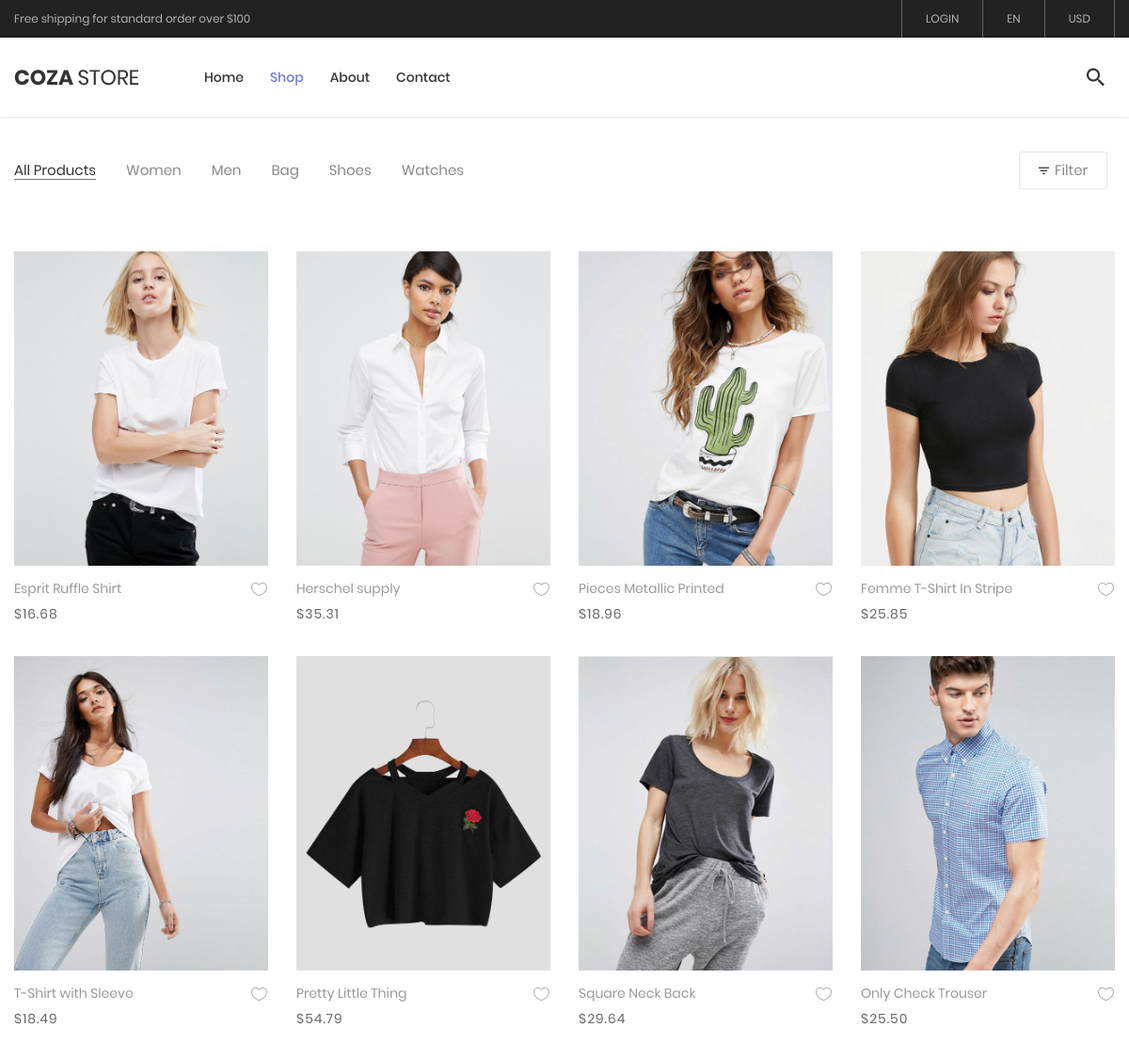
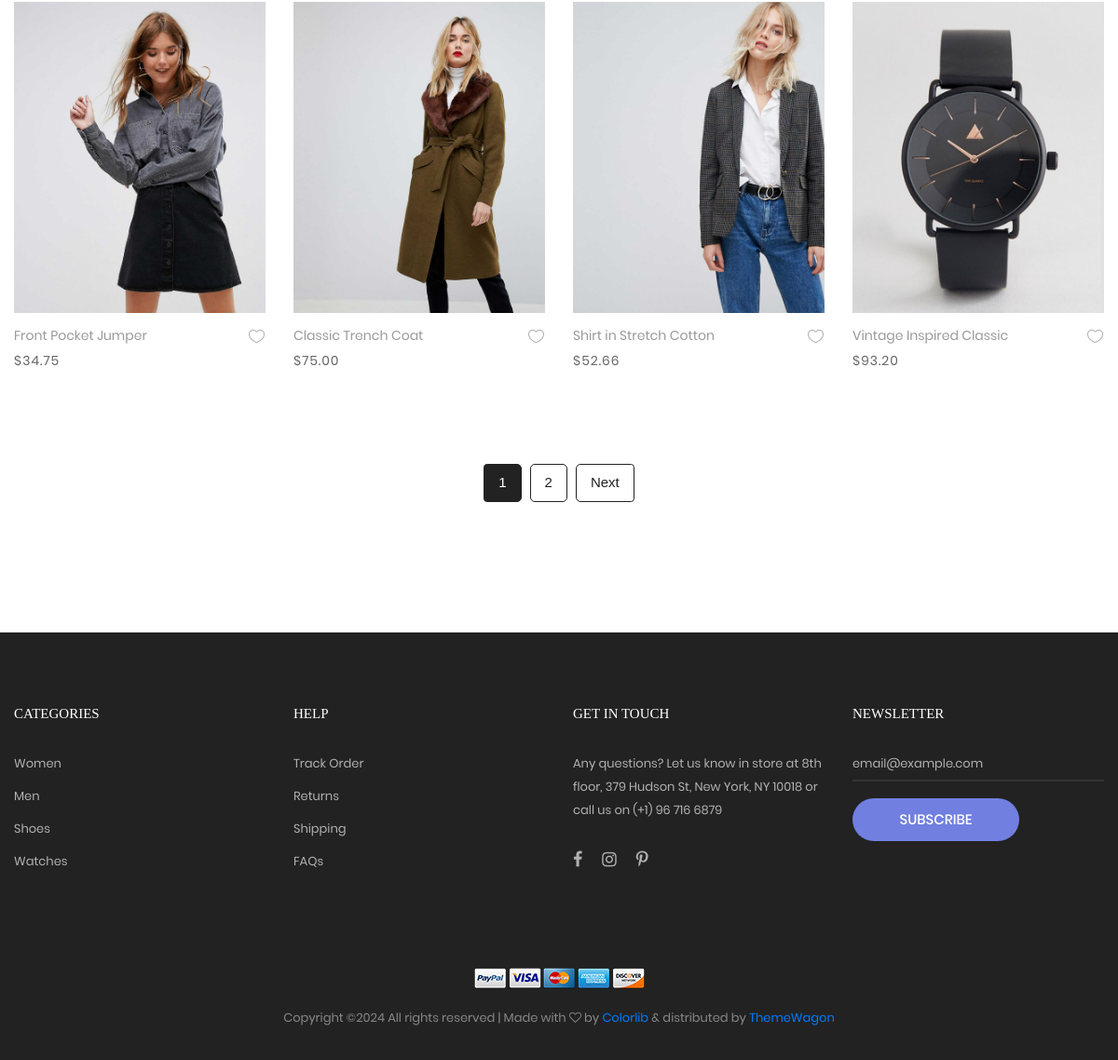
The app's page /shop/ with its own data (2 pictures, top to bottom).
### main/models.py (models this page shows, shortened)
class Image(models.Model):
    img = models.ImageField('Image', upload_to='media')

class Product(models.Model):
    product_name = models.CharField('Product Name', max_length=150)
    img = models.ManyToManyField('Image')
    description = models.TextField('Description', default='Aenean sit amet gravida nisi. Nam fermentum est felis, quis feugiat nunc fringilla sit amet. Ut in blandit ipsum. Quisque luctus dui at ante aliquet, in hendrerit lectus interdum. Morbi elementum sapien rhoncus pretium maximus. Nulla lectus enim, cursus et elementum sed, sodales vitae eros. Ut ex quam, porta consequat interdum in, faucibus eu velit. Quisque rhoncus ex ac libero varius molestie. Aenean tempor sit amet orci nec iaculis. Cras sit amet nulla libero. Curabitur dignissim, nunc nec laoreet consequat, purus nunc porta lacus, vel efficitur tellus augue in ipsum. Cras in arcu sed metus rutrum iaculis. Nulla non tempor erat. Duis in egestas nunc.')
    type = models.ForeignKey(ClothingType, on_delete=models.CASCADE, related_name='type_rn', null=True)
    color = models.ForeignKey('Color', on_delete=models.CASCADE, related_name='color_rn')
    size = models.ManyToManyField('Size')
    quantity = models.ManyToManyField('Quantity')
    price = models.DecimalField('Price', max_digits=5, decimal_places=2)
    weight = models.FloatField('Weight (kg)', default=0.8)
    dimensions = models.CharField('Dimensions (cm)', max_length=150, default='110 x 33 x 100')
    material = models.CharField('Material', max_length=150, default='60% cotton')
    code = models.PositiveSmallIntegerField('Code', default=get_last_product_code_default)
    owner_detector = models.ForeignKey(ClothingOwnerDetector, on_delete=models.CASCADE, related_name='owner_detector_rn')
    created_at = models.DateTimeField('Created At', auto_now_add=True)
    updated_at = models.DateTimeField('Updated At', auto_now=True)
    class Meta:
        verbose_name = 'Product'
        verbose_name_plural = 'Products'

### main/views.py (the view, shortened to what this page needs)
# urls.py: path('shop/', ShopListView.as_view(), name='shop'),
class ShopListView(ListView):
    model = Product
    template_name = 'main/product.html'
    context_object_name = 'products'
    paginate_by = 12
    def get_queryset(self):
        queryset = Product.objects.all()
        sort_by = self.request.GET.get('sort_by')
        price = self.request.GET.get('price')
        color = self.request.GET.get('color')
        type = self.request.GET.get('type')
        search_query = self.request.GET.get('search')
        if color:
            queryset = queryset.filter(color__color__icontains=color)
        if type:
            queryset = queryset.filter(type__type__icontains=type)
        queryset = queryset.annotate(avg_rating=Avg('review__rating'))
        return queryset
    def get_context_data(self, **kwargs):
        context = super().get_context_data(**kwargs)
        context['colors'] = Color.objects.all()
        context['nav'] = 'shop'
        if self.request.user.is_authenticated:
            liked_product_ids = LikedProduct.objects.filter(user=self.request.user).values_list('product_id', flat=True)
            context['liked_product_ids'] = list(liked_product_ids)
        else:
            context['liked_product_ids'] = []
        return context
    def get(self, request: HttpRequest, *args: Any, **kwargs: Any) -> HttpResponse:
        return super().get(request, *args, **kwargs)

### main/templates/main/product.html (shortened to what this page needs)
{%  extends 'extend/base2.html' %}
{% block 'content' %}
	{% load static %}
	<div class="bg0 m-t-23 p-b-140">
		<div class="container">
			<div class="flex-w flex-sb-m p-b-52">
				<div class="flex-w flex-l-m filter-tope-group m-tb-10">
					<button class="stext-106 cl6 hov1 bor3 trans-04 m-r-32 m-tb-5 how-active1" data-filter="*">
						All Products
					</button>
					<button class="stext-106 cl6 hov1 bor3 trans-04 m-r-32 m-tb-5" data-filter=".women">
						Women
					</button>
					<button class="stext-106 cl6 hov1 bor3 trans-04 m-r-32 m-tb-5" data-filter=".men">
						Men
					</button>
					<button class="stext-106 cl6 hov1 bor3 trans-04 m-r-32 m-tb-5" data-filter=".bag">
						Bag
					</button>
					<button class="stext-106 cl6 hov1 bor3 trans-04 m-r-32 m-tb-5" data-filter=".shoes">
						Shoes
					</button>
					<button class="stext-106 cl6 hov1 bor3 trans-04 m-r-32 m-tb-5" data-filter=".watches">
						Watches
					</button>
				</div>
				<div class="flex-w flex-c-m m-tb-10">
					<div class="flex-c-m stext-106 cl6 size-104 bor4 pointer hov-btn3 trans-04 m-r-8 m-tb-4 js-show-filter">
						<i class="icon-filter cl2 m-r-6 fs-15 trans-04 zmdi zmdi-filter-list"></i>
						 Filter
					</div>
				</div>
			</div>
			<div class="row isotope-grid">
				{% for product in products %}
				<div class="col-sm-6 col-md-4 col-lg-3 p-b-35 isotope-item {{ product.owner_detector.owner_detector }}">
					<div class="block2">
						<div class="block2-pic hov-img0">
							{% for img in product.img.all %}
								{% if forloop.first %}
									<img src="{{ img.img.url }}" alt="IMG-PRODUCT">
								{% endif %}
							{% endfor %}
						</div>
						<div class="block2-txt flex-w flex-t p-t-14">
							<div class="block2-txt-child1 flex-col-l ">
								<a href="{% url 'product_detail' product.id product.code %}" class="stext-104 cl4 hov-cl1 trans-04 js-name-b2 p-b-6">
									{{ product.product_name }}
								</a>
								<span class="stext-105 cl3">
									${{ product.price }}
								</span>
							</div>
							<div class="block2-txt-child2 flex-r p-t-3">
								<a href="#" class="btn-addwish-b2 dis-block pos-relative" data-product-id="{{ product.id }}">
									{% if product.id in liked_product_ids %}
										<img class="icon-heart1 dis-block trans-04" src="{% static 'images/icons/icon-heart-02.png' %}" alt="ICON">
										<img class="icon-heart2 dis-block trans-04 ab-t-l" src="{% static 'images/icons/icon-heart-01.png' %}" alt="ICON">
									{% else %}
										<img class="icon-heart1 dis-block trans-04" src="{% static 'images/icons/icon-heart-01.png' %}" alt="ICON">
									{% endif %}
								</a>
							</div>
						</div>
					</div>
				</div>
				{% endfor %}
			</div>
			<div class="pagination-wrapper flex-c-m flex-w w-full p-t-45">
				{% if is_paginated %}
				<ul class="pagination">
					{% for num in page_obj.paginator.page_range %}
						{% if page_obj.number == num %}
						<li class="page-item active"><span class="page-link">{{ num }}</span></li>
						{% elif num > page_obj.number|add:-3 and num < page_obj.number|add:3 %}
						<li class="page-item"><a class="page-link" href="?page={{ num }}">{{ num }}</a></li>
						{% endif %}
					{% endfor %}
					{% if page_obj.has_next %}
					<li class="page-item"><a class="page-link" href="?page={{ page_obj.next_page_number }}">Next</a></li>
					{% endif %}
				</ul>
				{% endif %}
			</div>
		</div>
	</div>
{% endblock %}

### main/templates/extend/base2.html (shortened to what this page needs)
{% load static %}
<!DOCTYPE html>
<html lang="en">
<head>
	<link rel="stylesheet" type="text/css" href="{% static 'vendor/bootstrap/css/bootstrap.min.css' %}">
	<link rel="stylesheet" type="text/css" href="{% static 'fonts/font-awesome-4.7.0/css/font-awesome.min.css' %}">
	<link rel="stylesheet" type="text/css" href="{% static 'fonts/iconic/css/material-design-iconic-font.min.css' %}">
	<link rel="stylesheet" type="text/css" href="{% static 'fonts/linearicons-v1.0.0/icon-font.min.css' %}">
	<link rel="stylesheet" type="text/css" href="{% static 'vendor/animate/animate.css' %}">
	<link rel="stylesheet" type="text/css" href="{% static 'vendor/css-hamburgers/hamburgers.min.css' %}">
	<link rel="stylesheet" type="text/css" href="{% static 'vendor/animsition/css/animsition.min.css' %}">
	<link rel="stylesheet" type="text/css" href="{% static 'vendor/select2/select2.min.css' %}">
	<link rel="stylesheet" type="text/css" href="{% static 'vendor/daterangepicker/daterangepicker.css' %}">
	<link rel="stylesheet" type="text/css" href="{% static 'vendor/slick/slick.css' %}">
	<link rel="stylesheet" type="text/css" href="{% static 'vendor/MagnificPopup/magnific-popup.css' %}">
	<link rel="stylesheet" type="text/css" href="{% static 'vendor/perfect-scrollbar/perfect-scrollbar.css' %}">
	<link rel="stylesheet" type="text/css" href="{% static 'css/util.css' %}">
	<link rel="stylesheet" type="text/css" href="{% static 'css/main.css' %}">
</head>
<body class="animsition">
	<header class="header-v4">
		<div class="container-menu-desktop">
			<div class="top-bar">
				<div class="content-topbar flex-sb-m h-full container">
					<div class="left-top-bar">
						Free shipping for standard order over $100
					</div>
					<div class="right-top-bar flex-w h-full">
						{% if user.is_authenticated %}
							<a href="{% url 'logout' %}" class="flex-c-m trans-04 p-lr-25">
								LOGOUT
							</a>
						{% else %}
							<a href="{% url 'login' %}" class="flex-c-m trans-04 p-lr-25">
								LOGIN
							</a>
						{% endif %}
						<a href="#" class="flex-c-m trans-04 p-lr-25">
							EN
						</a>
						<a href="#" class="flex-c-m trans-04 p-lr-25">
							USD
						</a>
					</div>
				</div>
			</div>
			<div class="wrap-menu-desktop how-shadow1">
				<nav class="limiter-menu-desktop container">
					<a href="{% url 'home' %}" class="logo">
						<img src="{% static 'images/icons/logo-01.png' %}" alt="IMG-LOGO">
					</a>
					<div class="menu-desktop">
						<ul class="main-menu">
							<li>
								<a href="{% url 'home' %}">Home</a>
							</li>
							<li {% if nav == 'shop' %} class="active-menu" {% endif %}>
								<a href="{% url 'shop' %}" >Shop</a>
							</li>
							<li {% if nav == 'about' %} class="active-menu" {% endif %}>
								<a href="{% url 'about' %}">About</a>
							</li>
							<li {% if nav == 'contact' %} class="active-menu" {% endif %}>
								<a href="{% url 'contact' %}">Contact</a>
							</li>
						</ul>
					</div>
					<div class="wrap-icon-header flex-w flex-r-m">
						<div class="icon-header-item cl2 hov-cl1 trans-04 p-l-22 p-r-11 js-show-modal-search">
							<i class="zmdi zmdi-search"></i>
						</div>
					</div>
				</nav>
			</div>
		</div>
	</header>
	{% block 'content' %}
	{% endblock %}
	<footer class="bg3 p-t-75 p-b-32">
		<div class="container">
			<div class="row">
				<div class="col-sm-6 col-lg-3 p-b-50">
					<h4 class="stext-301 cl0 p-b-30">
						Categories
					</h4>
					<ul>
						<li class="p-b-10">
							<a href="#" class="stext-107 cl7 hov-cl1 trans-04">
								Women
							</a>
						</li>
						<li class="p-b-10">
							<a href="#" class="stext-107 cl7 hov-cl1 trans-04">
								Men
							</a>
						</li>
						<li class="p-b-10">
							<a href="#" class="stext-107 cl7 hov-cl1 trans-04">
								Shoes
							</a>
						</li>
						<li class="p-b-10">
							<a href="#" class="stext-107 cl7 hov-cl1 trans-04">
								Watches
							</a>
						</li>
					</ul>
				</div>
				<div class="col-sm-6 col-lg-3 p-b-50">
					<h4 class="stext-301 cl0 p-b-30">
						Help
					</h4>
					<ul>
						<li class="p-b-10">
							<a href="#" class="stext-107 cl7 hov-cl1 trans-04">
								Track Order
							</a>
						</li>
						<li class="p-b-10">
							<a href="#" class="stext-107 cl7 hov-cl1 trans-04">
								Returns
							</a>
						</li>
						<li class="p-b-10">
							<a href="#" class="stext-107 cl7 hov-cl1 trans-04">
								Shipping
							</a>
						</li>
						<li class="p-b-10">
							<a href="#" class="stext-107 cl7 hov-cl1 trans-04">
								FAQs
							</a>
						</li>
					</ul>
				</div>
				<div class="col-sm-6 col-lg-3 p-b-50">
					<h4 class="stext-301 cl0 p-b-30">
						GET IN TOUCH
					</h4>
					<p class="stext-107 cl7 size-201">
						Any questions? Let us know in store at 8th floor, 379 Hudson St, New York, NY 10018 or call us on (+1) 96 716 6879
					</p>
					<div class="p-t-27">
						<a href="#" class="fs-18 cl7 hov-cl1 trans-04 m-r-16">
							<i class="fa fa-facebook"></i>
						</a>
						<a href="#" class="fs-18 cl7 hov-cl1 trans-04 m-r-16">
							<i class="fa fa-instagram"></i>
						</a>
						<a href="#" class="fs-18 cl7 hov-cl1 trans-04 m-r-16">
							<i class="fa fa-pinterest-p"></i>
						</a>
					</div>
				</div>
				<div class="col-sm-6 col-lg-3 p-b-50">
					<h4 class="stext-301 cl0 p-b-30">
						Newsletter
					</h4>
					<form>
						<div class="wrap-input1 w-full p-b-4">
							<input class="input1 bg-none plh1 stext-107 cl7" type="text" name="email" placeholder="email@example.com">
						</div>
						<div class="p-t-18">
							<button class="flex-c-m stext-101 cl0 size-103 bg1 bor1 hov-btn2 p-lr-15 trans-04">
								Subscribe
							</button>
						</div>
					</form>
				</div>
			</div>
			<div class="p-t-40">
				<div class="flex-c-m flex-w p-b-18">
					<a href="#" class="m-all-1">
						<img src="images/icons/icon-pay-01.png" alt="ICON-PAY">
					</a>
					<a href="#" class="m-all-1">
						<img src="images/icons/icon-pay-02.png" alt="ICON-PAY">
					</a>
					<a href="#" class="m-all-1">
						<img src="images/icons/icon-pay-03.png" alt="ICON-PAY">
					</a>
					<a href="#" class="m-all-1">
						<img src="images/icons/icon-pay-04.png" alt="ICON-PAY">
					</a>
					<a href="#" class="m-all-1">
						<img src="images/icons/icon-pay-05.png" alt="ICON-PAY">
					</a>
				</div>
				<p class="stext-107 cl6 txt-center">
Copyright &copy;<script>document.write(new Date().getFullYear());</script> All rights reserved | Made with <i class="fa fa-heart-o" aria-hidden="true"></i> by <a href="https://colorlib.com" target="_blank">Colorlib</a> &amp; distributed by <a href="https://themewagon.com" target="_blank">ThemeWagon</a>
				</p>
			</div>
		</div>
	</footer>
</body>
</html>

### records on screen
Product: product_name "Esprit Ruffle Shirt", price "16.68"
Image: img (picture)
Product: product_name "Herschel supply", price "35.31"
Image: img (picture)
Product: product_name "Pieces Metallic Printed", price "18.96"
Image: img (picture)
Product: product_name "Femme T-Shirt In Stripe", price "25.85"
Image: img (picture)
Product: product_name "T-Shirt with Sleeve", price "18.49"
Image: img (picture)
Product: product_name "Pretty Little Thing", price "54.79"
Image: img (picture)
Product: product_name "Square Neck Back", price "29.64"
Image: img (picture)
Product: product_name "Only Check Trouser", price "25.50"
Image: img (picture)
Product: product_name "Front Pocket Jumper", price "34.75"
Image: img (picture)
Product: product_name "Classic Trench Coat", price "75.00"
Image: img (picture)
Product: product_name "Shirt in Stretch Cotton", price "52.66"
Image: img (picture)
Product: product_name "Vintage Inspired Classic", price "93.20"
Image: img (picture)

### other values on screen
{{ num }} "1"
{{ num }} "2"
